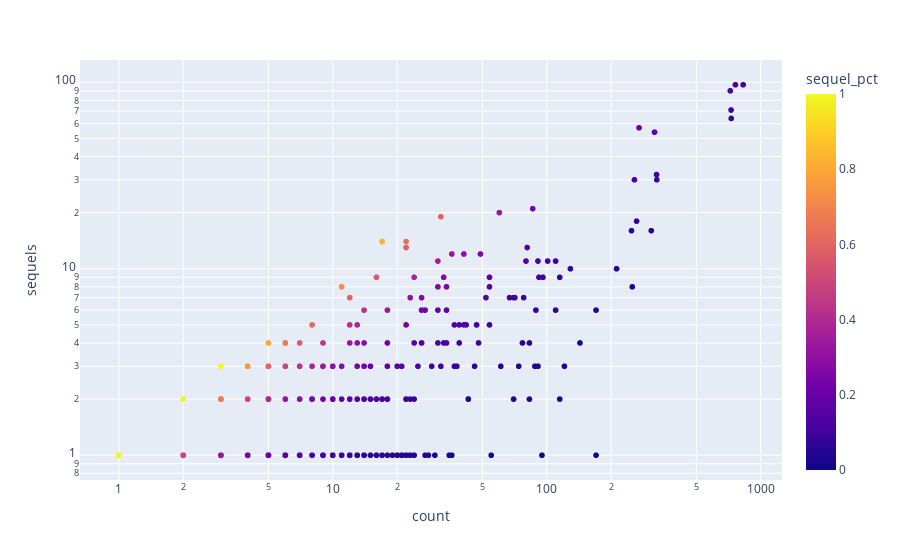

The cell this chart's notebook holds for it:
### Code cell
px.scatter(
    production_companies,
    y='sequels',
    x='count',
    labels='production_company',
    hover_data=['production_company'],
    log_x=True,
    log_y = True,
    color='sequel_pct'
)

### Figure 1 — Plotly figure (JSON) as saved in the notebook; plotly's stock layout.template omitted (floating-point values rounded to 4 significant figures; data arrays with more than 128 entries replaced by an {"elided": "..."} marker saying what was removed)
{"data": [{"customdata": {"elided": "3358x1 str values"}, "hovertemplate": "count=%{x}<br>sequels=%{y}<br>production_company=%{customdata[0]}<br>sequel_pct=%{marker.color}<extra></extra>", "legendgroup": "", "marker": {"color": {"elided": "3358 float values"}, "coloraxis": "coloraxis", "symbol": "circle"}, "mode": "markers", "name": "", "showlegend": false, "type": "scattergl", "x": {"elided": "3358 int values"}, "xaxis": "x", "y": {"elided": "3358 int values"}, "yaxis": "y"}], "layout": {"coloraxis": {"colorbar": {"title": {"text": "sequel_pct"}}, "colorscale": [[0, "#0d0887"], [0.1111, "#46039f"], [0.2222, "#7201a8"], [0.3333, "#9c179e"], [0.4444, "#bd3786"], [0.5556, "#d8576b"], [0.6667, "#ed7953"], [0.7778, "#fb9f3a"], [0.8889, "#fdca26"], [1, "#f0f921"]]}, "legend": {"tracegroupgap": 0}, "margin": {"t": 60}, "xaxis": {"anchor": "y", "domain": [0, 1], "title": {"text": "count"}, "type": "log"}, "yaxis": {"anchor": "x", "domain": [0, 1], "title": {"text": "sequels"}, "type": "log"}}}
